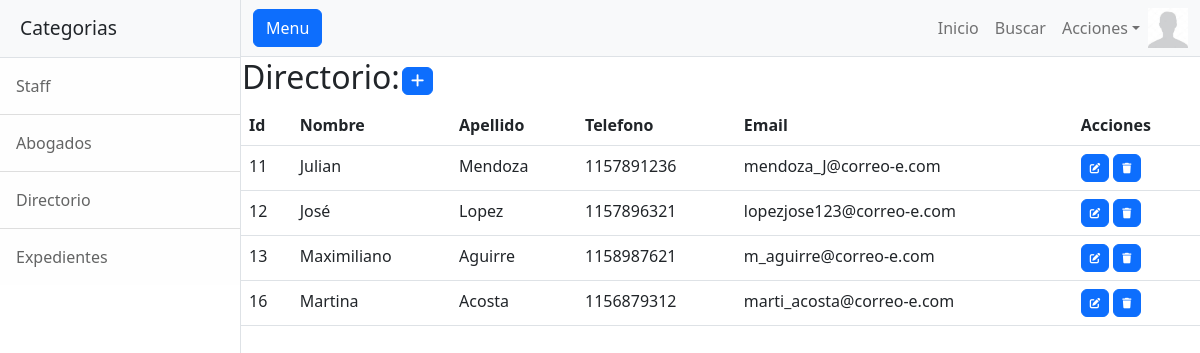
Page /quick_lex/personas/ (signed in) on the committed database.
### quick_lex/models.py (models this page shows, shortened)
class Avatar(models.Model):
    imagen = models.ImageField(upload_to="avatares")
    user = models.OneToOneField(User, on_delete= models.CASCADE)

class Personas(models.Model):
    nombre= models.CharField(max_length=50)
    apellido= models.CharField(max_length=50)
    telefono= models.IntegerField()
    email= models.EmailField()

### quick_lex/views.py (the view)
# urls.py: path('personas/' ,personas, name="pers"),
@login_required
def personas(request):
   cxt= {'personas': Personas.objects.all()}
   return render(request, 'quick_lex/personas.html', cxt)

### quick_lex/templates/quick_lex/personas.html (shortened to what this page needs)
{% extends 'quick_lex/base.html' %}
{% load static %}
{% block content %}
<table>
    <tr>
        <td width="100"><h2>Directorio:</h2></td>
        <td>
            <a
            href="{% url 'pers_create' %}"
            class="btn btn-primary "
            style="--bs-btn-padding-y: .25rem; --bs-btn-padding-x: .5rem; --bs-btn-font-size: .75rem;"
            > </i>
            </a>
        </td>
    </tr>
</table>
<table class="table">
    <thead>
        <tr>
            <th>Id</th>
            <th>Nombre</th>
            <th>Apellido</th>
            <th>Telefono</th>
            <th>Email</th>
            <th>Acciones</th>
        </tr>
    </thead>
    <tbody>
    {% for Personas in personas %}
    <tr>
        <td>{{ Personas.id }}</td>
        <td>{{ Personas.nombre }}</td>
        <td>{{ Personas.apellido }}</td>
        <td>{{ Personas.telefono }}</td>
        <td>{{ Personas.email }}</td>
        <td>
            <a
            href="{% url 'pers_update' Personas.id %}"
            class="btn btn-primary"
            style="--bs-btn-padding-y: .25rem; --bs-btn-padding-x: .5rem; --bs-btn-font-size: .75rem;"
            >
            </a>
            <a
            href="{% url 'pers_delete' Personas.id %}"
            class="btn btn-primary"
            style="--bs-btn-padding-y: .25rem; --bs-btn-padding-x: .5rem; --bs-btn-font-size: .75rem;"
            >
            </a>
        </td>
    </tr>
    {% endfor %}
    </tbody>
</table>
{% endblock content %}

### quick_lex/templates/quick_lex/base.html (shortened to what this page needs)
<!DOCTYPE html>
<html lang="en">
<head>
    {% load static %}
    <link rel="stylesheet" href="https://cdnjs.cloudflare.com/ajax/libs/font-awesome/6.4.0/css/all.min.css">
    <link href="{% static 'quick_lex/css/styles.css'%}" rel="stylesheet" />
</head>
<body>
    <div class="d-flex" id="wrapper">
        {% if user.is_authenticated %}
        <div class="border-end bg-white" id="sidebar-wrapper">
            <div class="sidebar-heading border-bottom bg-light">Categorias</div>
            <div class="list-group list-group-flush">
                <a class="list-group-item list-group-item-action list-group-item-light p-3" href="{% url 'sta' %}">Staff</a>
                <a class="list-group-item list-group-item-action list-group-item-light p-3" href="{% url 'abog' %}">Abogados</a>
                <a class="list-group-item list-group-item-action list-group-item-light p-3" href="{% url 'pers' %}">Directorio</a>
                <a class="list-group-item list-group-item-action list-group-item-light p-3" href="{% url 'exp' %}">Expedientes</a>
            </div>
        </div>
        {% endif %}
        <div id="page-content-wrapper">
            <nav class="navbar navbar-expand-lg navbar-light bg-light border-bottom">
                <div class="container-fluid">
                    <button class="btn btn-primary" id="sidebarToggle">Menu</button>
                    <div class="collapse navbar-collapse" id="navbarSupportedContent">
                        <ul class="navbar-nav ms-auto mt-2 mt-lg-0">
                            <li class="nav-item active"><a class="nav-link" href="{% url 'main' %}">Inicio</a></li>
                            {% if user.is_authenticated %}
                            <li class="nav-item"><a class="nav-link" href="{% url 'buscar_exp' %}">Buscar</a></li>
                            <li class="nav-item dropdown">
                                <a class="nav-link dropdown-toggle" id="navbarDropdown" href="#" role="button" data-bs-toggle="dropdown" aria-haspopup="true" aria-expanded="false">Acciones</a>
                            </li>
                            <div class="text-center">
                                <img src="{{ request.user.avatar.imagen.url }}" height="40px" weight="40px"/>
                            </div>
                            {% else %}
                            <li class="nav-item"><a class="nav-link" href="{% url 'login' %}">Login</a></li>
                            <li class="nav-item"><a class="nav-link" href="{% url 'registro' %}">Crear Usuario</a></li>
                            {% endif %}
                        </ul>
                    </div>
                </div>
            </nav>
            {% block content %}{% endblock content %}
        </div>
    </div>
</body>
</html>

### rows in the picture
Personas: id "11", nombre "Julian", apellido "Mendoza", telefono "1157891236", email "mendoza_J@correo-e.com"
Personas: id "12", nombre "José", apellido "Lopez", telefono "1157896321", email "lopezjose123@correo-e.com"
Personas: id "13", nombre "Maximiliano", apellido "Aguirre", telefono "1158987621", email "m_aguirre@correo-e.com"
Personas: id "16", nombre "Martina", apellido "Acosta", telefono "1156879312", email "marti_acosta@correo-e.com"
